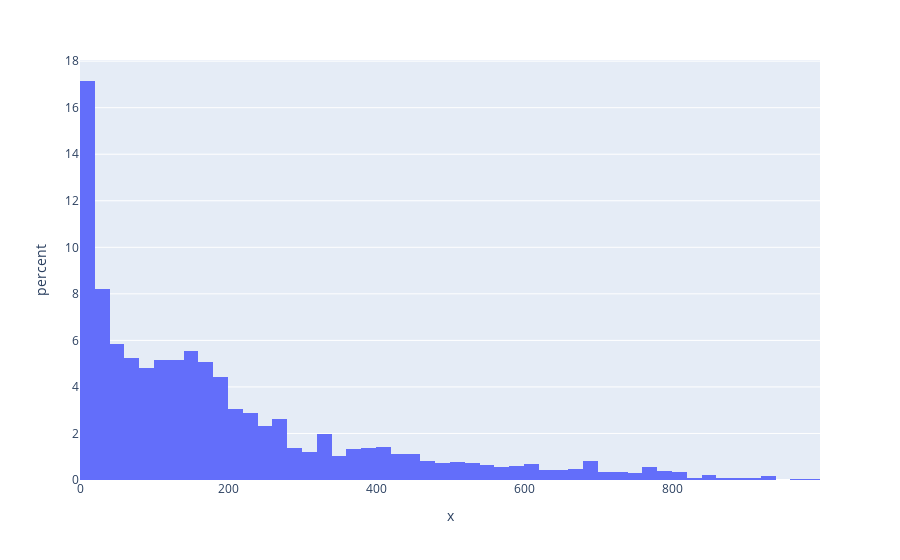

The notebook cell this image was saved under:
### Markdown cell above
# How are minute played distributed ?

### Code cell
fig = px.histogram(x=playoffs_df['MIN'], histnorm='percent')
fig.show()

### Figure 1 — Plotly figure (JSON) as saved in the notebook; plotly's stock layout.template omitted (floating-point values rounded to 4 significant figures; data arrays with more than 128 entries replaced by an {"elided": "..."} marker saying what was removed)
{"data": [{"alignmentgroup": "True", "bingroup": "x", "histnorm": "percent", "hovertemplate": "x=%{x}<br>percent=%{y}<extra></extra>", "legendgroup": "", "marker": {"color": "#636efa", "pattern": {"shape": ""}}, "name": "", "offsetgroup": "", "orientation": "v", "showlegend": false, "type": "histogram", "x": {"elided": "2362 int values"}, "xaxis": "x", "yaxis": "y"}], "layout": {"barmode": "relative", "legend": {"tracegroupgap": 0}, "margin": {"t": 60}, "xaxis": {"anchor": "y", "domain": [0, 1], "title": {"text": "x"}}, "yaxis": {"anchor": "x", "domain": [0, 1], "title": {"text": "percent"}}}}
